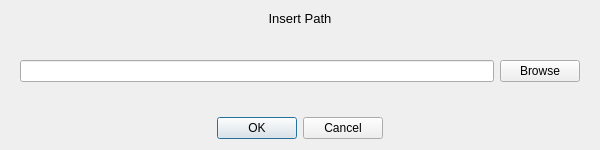
<?xml version="1.0" encoding="UTF-8"?>
<ui version="4.0">
 <class>InsertDialog</class>
 <widget class="QDialog" name="InsertDialog">
  <property name="geometry">
   <rect>
    <x>0</x>
    <y>0</y>
    <width>600</width>
    <height>150</height>
   </rect>
  </property>
  <property name="windowTitle">
   <string>Insert Dialog</string>
  </property>
  <layout class="QVBoxLayout" name="verticalLayout">
   <item>
    <layout class="QVBoxLayout" name="mainLayout" stretch="0,0">
     <item>
      <widget class="QLabel" name="titleLabel">
       <property name="sizePolicy">
        <sizepolicy hsizetype="Preferred" vsizetype="Preferred">
         <horstretch>0</horstretch>
         <verstretch>0</verstretch>
        </sizepolicy>
       </property>
       <property name="font">
        <font>
         <pointsize>10</pointsize>
        </font>
       </property>
       <property name="text">
        <string>Insert Path</string>
       </property>
       <property name="alignment">
        <set>Qt::AlignCenter</set>
       </property>
      </widget>
     </item>
     <item>
      <widget class="QFrame" name="frame">
       <property name="sizePolicy">
        <sizepolicy hsizetype="Expanding" vsizetype="Expanding">
         <horstretch>0</horstretch>
         <verstretch>0</verstretch>
        </sizepolicy>
       </property>
       <property name="frameShape">
        <enum>QFrame::NoFrame</enum>
       </property>
       <property name="frameShadow">
        <enum>QFrame::Raised</enum>
       </property>
       <layout class="QVBoxLayout" name="verticalLayout_2">
        <item>
         <layout class="QHBoxLayout" name="pathLayout">
          <item>
           <widget class="QLineEdit" name="pathText">
            <property name="sizePolicy">
             <sizepolicy hsizetype="Expanding" vsizetype="Fixed">
              <horstretch>0</horstretch>
              <verstretch>0</verstretch>
             </sizepolicy>
            </property>
           </widget>
          </item>
          <item>
           <widget class="QPushButton" name="BrowseButton">
            <property name="text">
             <string>Browse</string>
            </property>
           </widget>
          </item>
         </layout>
        </item>
       </layout>
      </widget>
     </item>
    </layout>
   </item>
   <item>
    <widget class="QDialogButtonBox" name="buttonBox">
     <property name="layoutDirection">
      <enum>Qt::LeftToRight</enum>
     </property>
     <property name="orientation">
      <enum>Qt::Horizontal</enum>
     </property>
     <property name="standardButtons">
      <set>QDialogButtonBox::Cancel|QDialogButtonBox::Ok</set>
     </property>
     <property name="centerButtons">
      <bool>true</bool>
     </property>
    </widget>
   </item>
  </layout>
 </widget>
 <resources/>
 <connections>
  <connection>
   <sender>buttonBox</sender>
   <signal>accepted()</signal>
   <receiver>InsertDialog</receiver>
   <slot>accept()</slot>
   <hints>
    <hint type="sourcelabel">
     <x>248</x>
     <y>254</y>
    </hint>
    <hint type="destinationlabel">
     <x>157</x>
     <y>274</y>
    </hint>
   </hints>
  </connection>
  <connection>
   <sender>buttonBox</sender>
   <signal>rejected()</signal>
   <receiver>InsertDialog</receiver>
   <slot>reject()</slot>
   <hints>
    <hint type="sourcelabel">
     <x>316</x>
     <y>260</y>
    </hint>
    <hint type="destinationlabel">
     <x>286</x>
     <y>274</y>
    </hint>
   </hints>
  </connection>
 </connections>
</ui>
